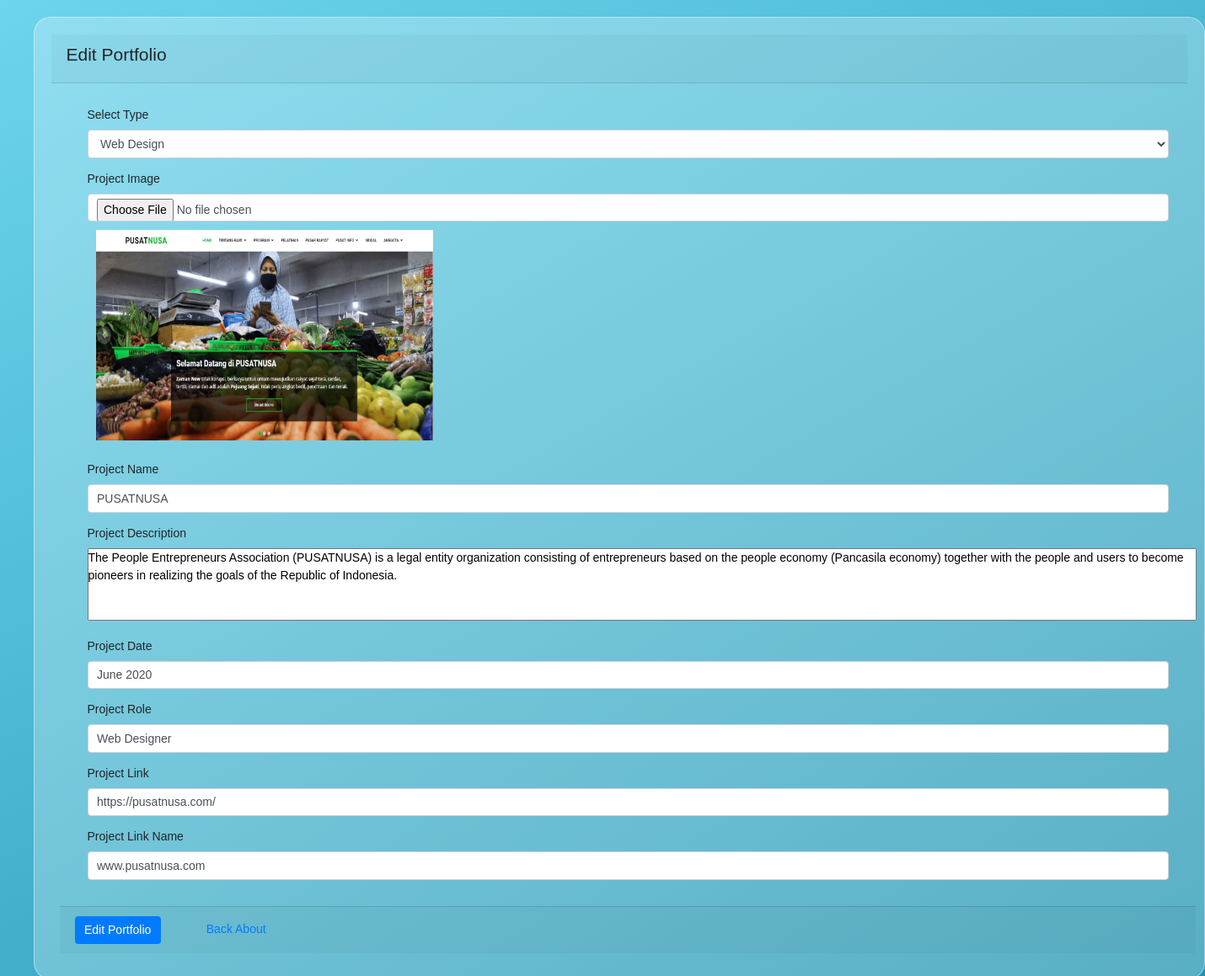
The app's page /include/editportfolio.php?id=1 (signed in), older data.
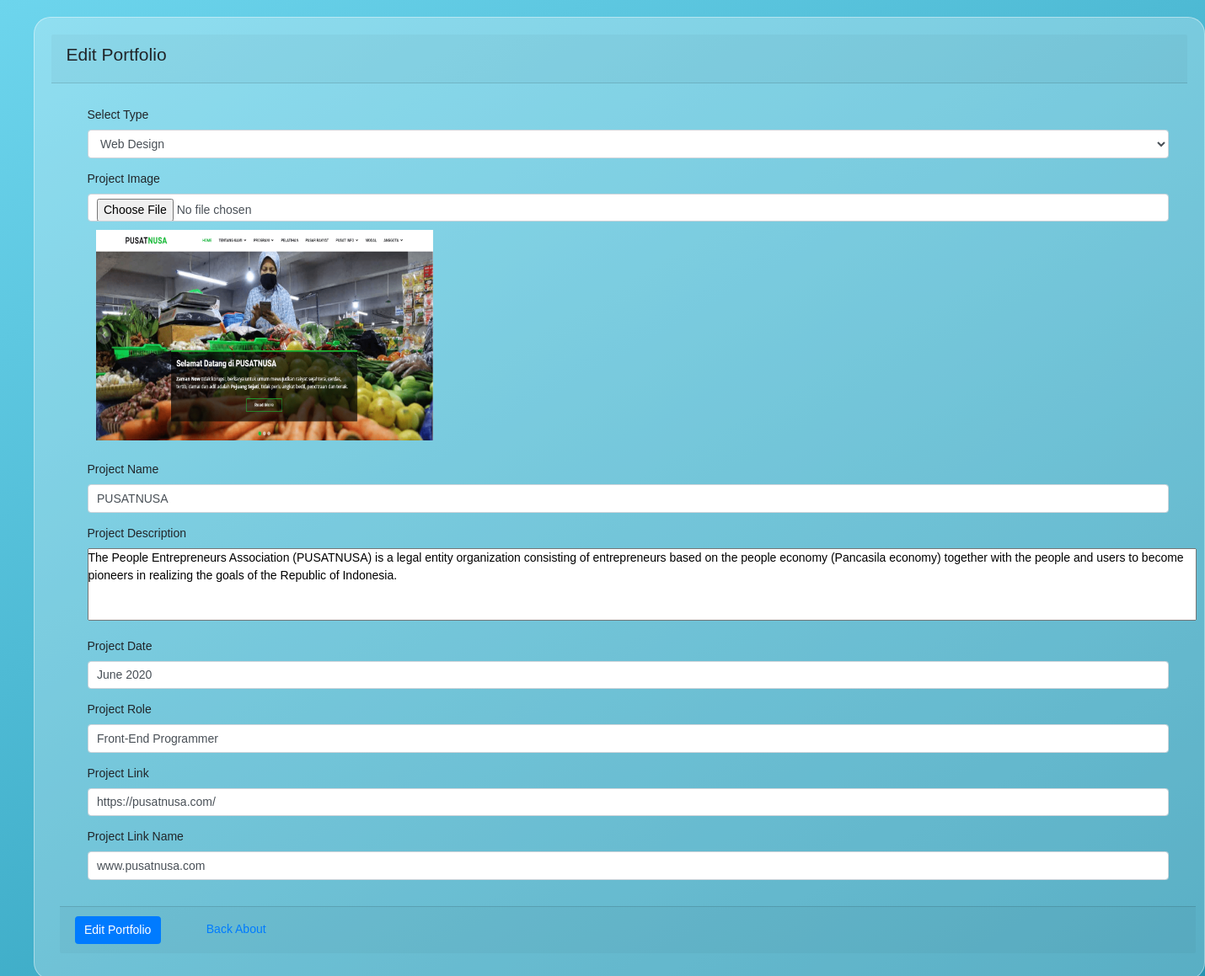
The same page, newer data.
### tables this page shows
CREATE TABLE `portfolio` (
  `id` int(11) NOT NULL,
  `project_type` varchar(255) NOT NULL,
  `project_name` varchar(255) NOT NULL,
  `project_pic` text NOT NULL,
  `project_desc` longtext NOT NULL,
  `project_date` varchar(255) NOT NULL,
  `project_role` varchar(255) NOT NULL,
  `project_link` varchar(255) NOT NULL,
  `project_linkname` varchar(255) NOT NULL
);

### include/editportfolio.php (the view, shortened to what this page needs)
<?php
    include '../include/db.php';
    $data = mysqli_query($db, "SELECT * FROM portfolio WHERE id = '".$_GET['id']."'");
    $r = mysqli_fetch_array($data);
    $project_name = $r['project_name'];
    $project_pic = $r['project_pic'];
    $project_desc = $r['project_desc'];
    $project_date = $r['project_date'];
    $project_role = $r['project_role'];
    $project_link = $r['project_link'];
    $project_linkname = $r['project_linkname'];
?>
<!DOCTYPE html>
<html lang="en">
<head>
    <link rel="stylesheet" href="https://maxcdn.bootstrapcdn.com/bootstrap/4.5.2/css/bootstrap.min.css">
    <link rel="stylesheet" href="../admin/assets/css/styleedit.css">
</head>
<body style="margin: 20px;">
    <div class="cards">
        <div class="row">
            <div class="col">
                <div class="card-header">
                    <h4 class="card-title">Edit Portfolio</h4>
                </div>
                <form role="form" method="post" enctype="multipart/form-data">
                    <div class="card-body">
                        <div class="form-group col-12">
                            <label>Select Type</label><br>
                            <select name="project_type" class="form-control">
                                <option value="Web Design">Web Design</option>
                            </select>
                        </div>
                        <div class="form-group col-12">
                            <label>Project Image</label>
                            <input type="file" class="form-control" name="project_pic">
                            <img src="../assets/img/portfolio/<?php echo $project_pic?>"
                                style="width: 400px; height: 250px; margin:10px">
                        </div>
                        <div class="form-group col-12">
                            <label>Project Name</label>
                            <input type="text" class="form-control" value="<?php echo $project_name?>"
                                name="project_name">
                        </div>
                        <div class="form-group col-12">
                            <label>Project Description</label><br>
                            <textarea style="resize: none;" cols="160" rows="4"
                                name="project_desc"><?php echo $project_desc?></textarea>
                        </div>
                        <div class="form-group col-12">
                            <label>Project Date</label>
                            <input type="text" class="form-control" value="<?php echo $project_date?>"
                                name="project_date">
                        </div>
                        <div class="form-group col-12">
                            <label>Project Role</label>
                            <input type="text" class="form-control" value="<?php echo $project_role?>"
                                name="project_role">
                        </div>
                        <div class="form-group col-12">
                            <label>Project Link</label>
                            <input type="text" class="form-control" value="<?php echo $project_link?>"
                                name="project_link">
                        </div>
                        <div class="form-group col-12">
                            <label>Project Link Name</label>
                            <input type="text" class="form-control" value="<?php echo $project_linkname?>"
                                name="project_linkname">
                        </div>
                    </div>
                    <div class="card-footer">
                        <button type="submit" name="kirim" value="update" class="btn btn-primary">Edit
                            Portfolio</button>
                        <a href="../admin/index.php?portfoliosetting=true" style="margin-left: 50px;">Back About</a>
                    </div>
                </form>
            </div>
        </div>
    </div>
</body>
</html>

Row changes from the older to the newer data that the page shows:
changed portfolio "PUSATNUSA": project_role "Web Designer" → "Front-End Programmer"
